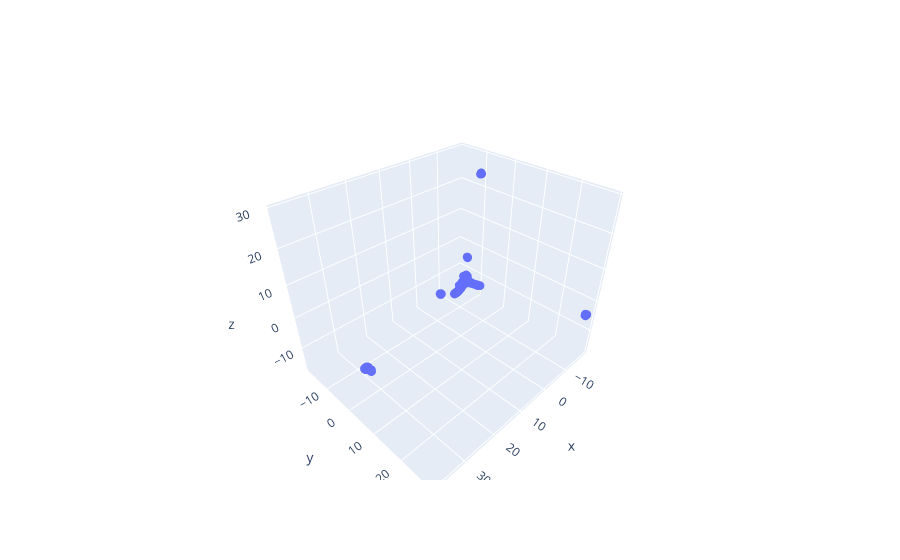

Write notebook code for a chart like this one.
### Code cell
# Тестовый график
fig = go.Figure(data=[go.Scatter3d(
    x=embedding[:, 0],
    y=embedding[:, 1],
    z=embedding[:, 2],
    mode='markers',
    marker=dict(size=3)
)])
fig.show()

### Figure 1 — Plotly figure (JSON) as saved in the notebook; plotly's stock layout.template omitted (floating-point values rounded to 4 significant figures; data arrays with more than 128 entries replaced by an {"elided": "..."} marker saying what was removed)
{"data": [{"marker": {"size": 3}, "mode": "markers", "type": "scatter3d", "x": {"elided": "28938 float values"}, "y": {"elided": "28938 float values"}, "z": {"elided": "28938 float values"}}], "layout": {}}
